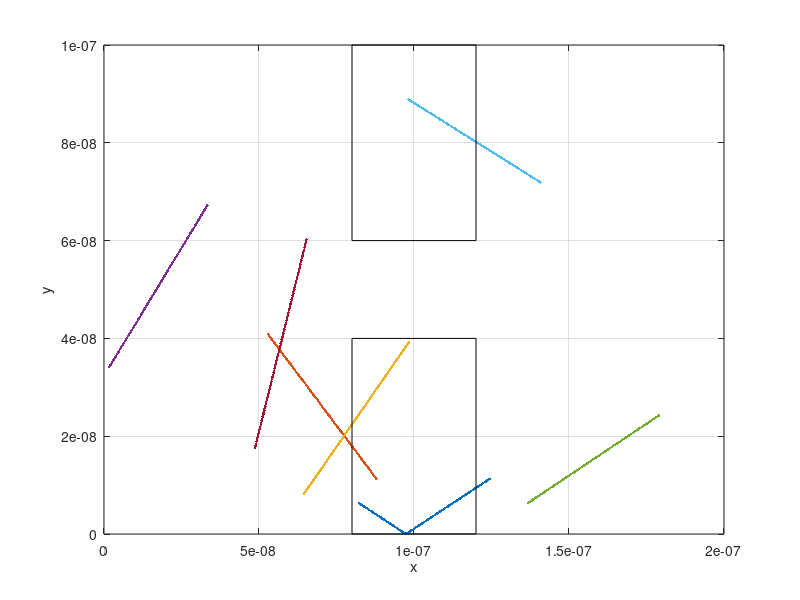
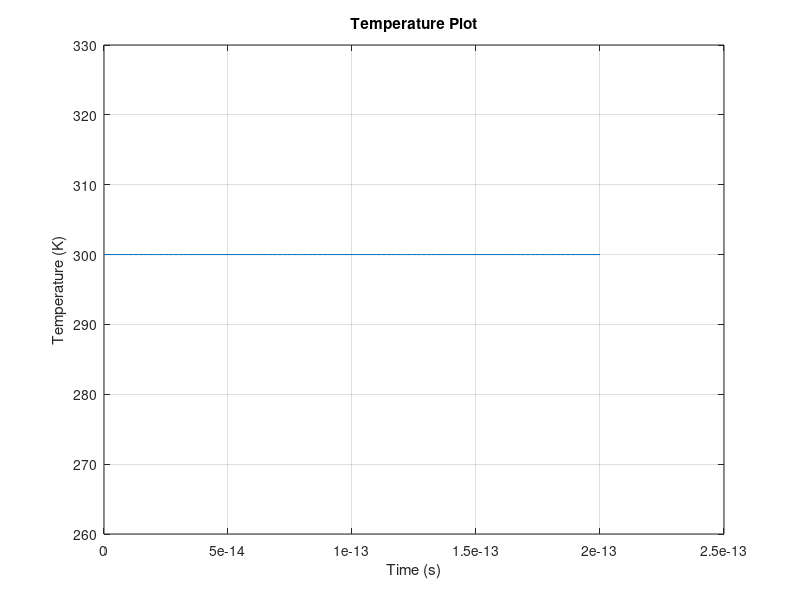

MATLAB code for these plots, in order: (Note: this script raises an error after producing the figures.)
%% Beginning of Assignment 1
clear
close all

part3 = true;

m_e = 9.1093837015e-31;%rest mass in kg
m_n = 0.26*m_e;%Effective mass of electrons

%Nominial size of the region in nm
xlimit = [0 200e-9];
ylimit = [0 100e-9];
%% Part 1: Electron Modelling
%% P1: Question 1
%What is the thermal velocity?
kb=1.380649e-23;%Boltzmann's constant [m^2*kg/K*s^2]
T = 300;%Temperature in Kelvin
vth = sqrt((3*kb*T)/m_n);

%% P1: Question 2
%What is the mean free path?
tmn = 0.2e-12;%mean time between collisions
MFP = vth*tmn;


%% P1: Question 3
%Setting initial values of particles


%Amount of particles (total or plotted[plots first X particles])
particles = 1000;
plottedparticles = 7;

timesteps = 100;
ts=2e-15;%time step
tr=timesteps*ts;%runtime

%Place particles in random locations
x = zeros([1 particles]);
y = zeros([1 particles]);
for n=1:particles
    x(n) = xlimit(1) + (xlimit(2)-xlimit(1)).*rand;
    y(n) = ylimit(1) + (ylimit(2)-ylimit(1)).*rand;
    if part3
        while (x(n) >= 0.8e-7 && x(n) <= 1.2e-7 && y(n) <= 0.4e-7)...
                || (x(n) >= 0.8e-7 && x(n) <= 1.2e-7 && y(n) >= 0.6e-7)
            x(n) = xlimit(1) + (xlimit(2)-xlimit(1)).*rand;
            y(n) = ylimit(1) + (ylimit(2)-ylimit(1)).*rand;
        end
    end
end
Vx = zeros([1 particles]);
Vy = zeros([1 particles]);

%Get random normalized angles
for n = 1:particles
    angX = cos((2*rand-1)*2*pi);
    angY = sin((2*rand-1)*2*pi);
    normalized = [angX angY]./norm([angX angY]);
    Vx(n)= vth*normalized(1);
    Vy(n)= vth*normalized(2);
end
%% P2: Question 1: Get randomized velocities from maxwell-boltzmann distribution
Fx = sqrt((m_n)/(2*pi*kb*T))*exp(((-m_n*Vx.^2)/(2*kb*T)));
Fy = sqrt((m_n)/(2*pi*kb*T))*exp(((-m_n*Vy.^2)/(2*kb*T)));
% Vx = Fx;
% Vy = Fy;
%% P1: Question 3
%%Simulation of the random motion of the electrons after time t

%Initialize variables used for storage for plotting later
n=1;
Px = zeros([timesteps particles]);
Py = zeros([timesteps particles]);
Temp = zeros([1 timesteps]);
Time = zeros([1 timesteps]);
for t = 0:ts:tr
    
    %Store Location
    for p = 1:particles
        Px(n, p)= x(p);
        Py(n, p)= y(p);
    end
    
    %Advance Location
    distance = Vx*ts;
    x= x + Vx*ts;
    y= y + Vy*ts;
    
    %Check boundaries
    for p = 1:particles
        if y(p) <= ylimit(1) || y(p) >= ylimit(2)
            Vy(p) = -1*Vy(p);
        end
        if x(p) <= xlimit(1) 
            x(p) = x(p) + xlimit(2);
        elseif x(p) >= xlimit(2)
            x(p) = x(p) - xlimit(2);
        end
    end
    
    %Check Box Boundaries
    if part3
         %% Part 3: Enhancements Question 1 Boundary boxes
         for p = 1:particles
            if (x(p) >= 0.8e-7 && y(p) <= 0.4e-7 && x(p) <= 0.9e-7)... 
                && (x(p) >= 0.8e-7 && y(p) >= 0.6e-7 && x(p) <= 0.9e-7)...
                && (x(p) <= 1.2e-7 && y(p) <= 0.4e-7 && x(p) <= 1.1e-7)...
                && (x(p) <= 1.2e-7 && y(p) >= 0.6e-7 && x(p) <= 1.1e-7)
                Vx(p) = -1*Vx(p);
            elseif (x(p) >= 0.8e-7 && x(p) <= 1.2e-7 && y(p) <= 0.4e-7 && y(p) >= 0.35e-7)...
                    && (x(p) >= 0.8e-7 && x(p) <= 1.2e-7 && y(p) >= 0.6e-7 && y(p) <= 0.65e-7)
                Vy(p) = -1*Vy(p);
            end
        end
    end
        
        
    Temp(n) = (2/3)*(1/kb)*(1/2)*m_n*(sum(Vx.^2+Vy.^2))/p;
    Time(n) = t;
    n=n+1;%New column in matrix for each timestep
end

%% P1: Question 3 i) Plot Trajectories
s = size(Px);
figure;
for N = 1:s(1)
    for pl = 1:plottedparticles
        plot(Px(1:N, pl),Py(1:N, pl),'.');
        hold on
    end
    hold off
    xlim(xlimit)
    ylim(ylimit)
    xlabel('x');
    ylabel('y');
    grid on
    if part3
        %% Part 3: Enhancements Question 1 Boundary boxes
        rectangle('Position',[0.8e-7 0 0.4e-7 0.4e-7])
        rectangle('Position',[0.8e-7 0.6e-7 0.4e-7 0.4e-7])
    end
    pause(0.001)
end

%% P1: Question 3 ii) Temperature plot
figure;
plot(Time,Temp,'-')
xlabel('Time (s)');
ylabel('Temperature (K)');
title('Temperature Plot')
grid on

%% Part 2: Collisions with Mean Free Path
%Velocity from part 1 is now assigned random velocities using
%Maxwell-Boltzmann, average speed should be vth
figure;
histogram(Fx,20)
figure;
histogram(Fy,20)


%% Part 3: Enhancements


%% End of assignment
